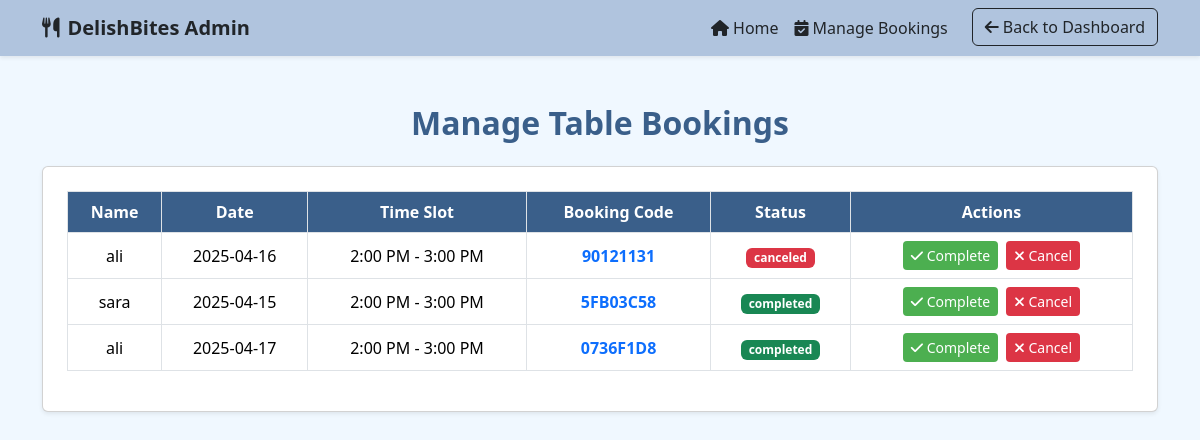
The page /bookingsadmin.php on the database its author committed.
### tables this page shows
CREATE TABLE `bookings` (
  `id` int(11) NOT NULL,
  `name` varchar(100) NOT NULL,
  `date` date NOT NULL,
  `time_slot` varchar(50) NOT NULL,
  `booking_code` varchar(20) NOT NULL,
  `status` enum('pending','completed','canceled') DEFAULT 'pending'
);

### bookingsadmin.php (the view, shortened to what this page needs)
<?php
include 'db.php';
$query = "SELECT * FROM bookings";
$result = mysqli_query($conn, $query);
?>
<!DOCTYPE html>
<html lang="en">
<head>
  <link href="https://cdn.jsdelivr.net/npm/bootstrap@5.3.2/dist/css/bootstrap.min.css" rel="stylesheet" />
  <link href="https://cdnjs.cloudflare.com/ajax/libs/font-awesome/6.4.0/css/all.min.css" rel="stylesheet" />
</head>
<body>
<nav class="navbar navbar-expand-lg navbar-light shadow-sm">
  <div class="container">
    <a class="navbar-brand text-dark" href="#"><i class="fas fa-utensils me-2"></i>DelishBites Admin</a>
    <div class="collapse navbar-collapse" id="navContent">
      <ul class="navbar-nav ms-auto">
        <li class="nav-item"><a class="nav-link text-dark" href="admin.php"><i class="fas fa-home me-1"></i>Home</a></li>
        <li class="nav-item"><a class="nav-link text-dark" href="booking.php"><i class="fas fa-calendar-check me-1"></i>Manage Bookings</a></li>
        <li class="nav-item">
          <a class="btn btn-outline-dark ms-3" href="admin_dashboard.php">
            <i class="fas fa-arrow-left me-1"></i>Back to Dashboard
          </a>
        </li>
      </ul>
    </div>
  </div>
</nav>
<div class="container mt-5">
  <h2 class="text-center mb-4">Manage Table Bookings</h2>
  <div class="card p-4 shadow-sm">
    <table class="table table-bordered table-hover text-center align-middle">
      <thead>
        <tr>
          <th>Name</th>
          <th>Date</th>
          <th>Time Slot</th>
          <th>Booking Code</th>
          <th>Status</th>
          <th>Actions</th>
        </tr>
      </thead>
      <tbody>
        <?php
        while ($row = mysqli_fetch_assoc($result)) {
          echo "<tr>
                  <td>{$row['name']}</td>
                  <td>{$row['date']}</td>
                  <td>{$row['time_slot']}</td>
                  <td><span class='fw-bold text-primary'>{$row['booking_code']}</span></td>
                  <td>
                    <span class='badge text-bg-" .
                      ($row['status'] == 'pending' ? 'warning' : ($row['status'] == 'completed' ? 'success' : 'danger')) .
                      "'>{$row['status']}</span>
                  </td>
                  <td>
                    <a href='?update_status=true&id={$row['id']}&status=completed' class='btn btn-success btn-sm me-1'>
                      <i class='fas fa-check'></i> Complete
                    </a>
                    <a href='?update_status=true&id={$row['id']}&status=canceled' class='btn btn-danger btn-sm'>
                      <i class='fas fa-times'></i> Cancel
                    </a>
                  </td>
                </tr>";
        }
        ?>
      </tbody>
    </table>
  </div>
</div>
</body>
</html>

### bookingsadmin.php (style rules this page uses)
body { background-color: #f0f8ff; font-family: 'Segoe UI', sans-serif; }
.navbar { background-color: #b0c4de; }
.navbar-brand { font-weight: bold; }
h2 { color: #3a5f8a; font-weight: 600; }
.table th { background-color: #3a5f8a; color: white; }
.btn-success { background-color: #4caf50; border: none; }
.btn-danger { background-color: #dc3545; border: none; }

### rows shown on the page
bookings: name "ali", date "2025-04-16", time_slot "2:00 PM - 3:00 PM", booking_code "90121131", status "canceled"
bookings: name "sara", date "2025-04-15", time_slot "2:00 PM - 3:00 PM", booking_code "5FB03C58", status "completed"
bookings: name "ali", date "2025-04-17", time_slot "2:00 PM - 3:00 PM", booking_code "0736F1D8", status "completed"
